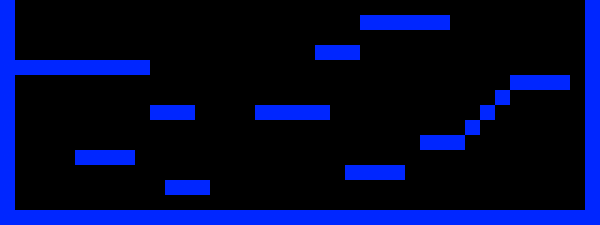

Rendered tile map (Tiled .tmx) drawn with the repository's tilesets; below, a short description and the map source with its tile grids summarised:
An orthogonal 40x15 tile map with 15x15 px tiles, 2 tile layers (Collision, Level), 3 tilesets.

<map version="1.0" orientation="orthogonal" width="40" height="15" tilewidth="15" tileheight="15">
 <tileset firstgid="1" name="Collision" tilewidth="15" tileheight="15">
  <image source="collision.png" width="16" height="16" />
 </tileset>
 <tileset firstgid="2" name="Level" tilewidth="15" tileheight="15">
  <image source="level.png" width="16" height="32" />
 </tileset>
 <tileset firstgid="4" name="Jump Reset" tilewidth="15" tileheight="15">
  <image source="collision.png" width="16" height="16" />
 </tileset>
 <layer name="Collision" width="40" height="15">
  <data>[600 cells, 115 non-empty, 1 distinct tile ids]</data>
 </layer>
 <layer name="Level" width="40" height="15">
  <data>[600 cells, 115 non-empty, 1 distinct tile ids]</data>
 </layer>
</map>
